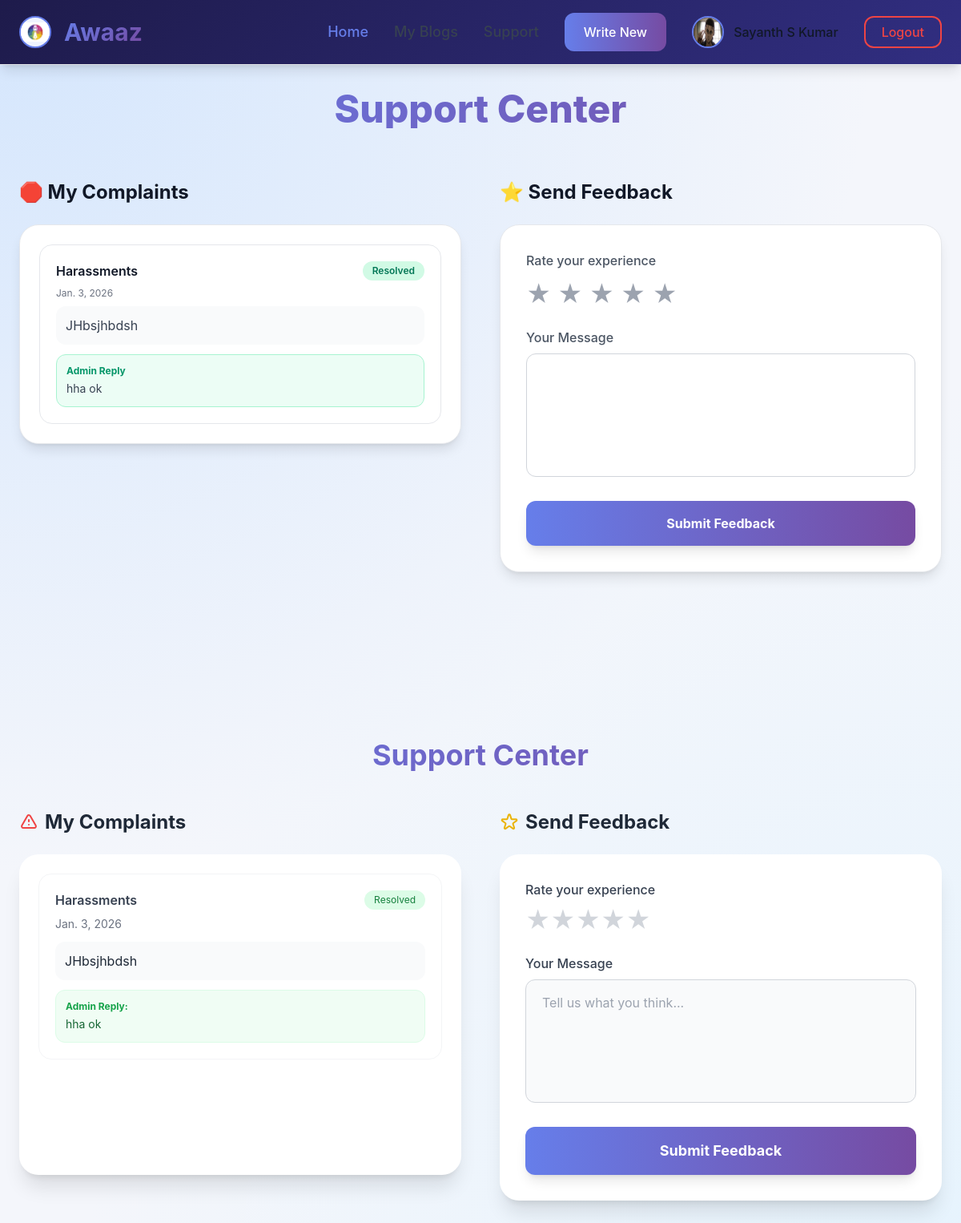
Page /support (signed in) on the committed database.
### blogapp/models.py (models this page shows)
class UserModel(models.Model):
    LOGINID = models.ForeignKey(LoginModel, on_delete=models.CASCADE, null=True, blank=True)
    Name = models.CharField(max_length=100, null=True, blank=True)
    email = models.CharField(max_length=100, null=True, blank=True)
    Phone = models.BigIntegerField(null=True, blank=True)
    Address = models.TextField(null=True, blank=True)
    profile = models.FileField(upload_to='profileimage/', null=True, blank=True)
    joined_at = models.DateField(auto_now_add=True, null=True, blank=True)

class ComplaintModel(models.Model):
    USERID = models.ForeignKey(UserModel, on_delete=models.CASCADE, null=True, blank=True)
    BLOGID = models.ForeignKey(BlogModel, on_delete=models.CASCADE, null=True, blank=True)
    Subject = models.CharField(max_length=100, null=True, blank=True)
    Complaint = models.TextField(null=True, blank=True)
    Reply = models.TextField(null=True, blank=True)
    created_at = models.DateField(auto_now_add=True)
    updated_at = models.DateField(auto_now_add=True)

### blogapp/views.py (the view, shortened to what this page needs)
# urls.py: path('support', UserSupportView.as_view(), name='user_support'),
class UserSupportView(View):
    def get(self, request):
        user_id = request.session.get('user_id')
        user = UserModel.objects.filter(LOGINID__id=user_id).first()
        complaints = ComplaintModel.objects.filter(USERID=user).order_by('-created_at')
        return render(request, 'user/support.html', {'c': user, 'complaints': complaints})

### templates/user/support.html (shortened to what this page needs)
{% load static %}
<!DOCTYPE html>
<html lang="en" class="h-full">
<head>
  <script src="https://cdn.tailwindcss.com"></script>
</head>
<body class="h-full text-gray-900 select-none">
<nav class="fixed top-0 left-0 right-0 z-50">
  <div class="max-w-7xl mx-auto px-6 py-4 flex items-center justify-between">
    <div class="flex items-center space-x-4">
      <span class="text-3xl font-bold gradient-text">Awaaz</span>
    </div>
    <div class="flex items-center space-x-6">
      <a href="/userhome" class="px-4 py-2 rounded-lg font-medium text-gray-700 hover:bg-gray-100">
        Home
      </a>
      <a href="/my-blogs" class="px-4 py-2 rounded-lg font-medium text-gray-700 hover:bg-gray-100">
        My Blogs
      </a>
      <a href="/support" class="px-4 py-2 rounded-lg font-medium text-[#667eea]">
        Support
      </a>
      <a href="/addblog"
         class="px-6 py-2 rounded-lg font-medium text-white
                bg-gradient-to-r from-[#667eea] to-[#764ba2]
                hover:opacity-90 transition">
        Write New
      </a>
      <div class="flex items-center space-x-3">
          {% if c.profile %}
          <span class="font-medium">{{c.Name}}</span>
          {% else %}
          <img src="" alt="User" class="w-10 h-10 rounded-full border-2 border-[#667eea]">
          <span class="font-medium">{{c.Name}}</span>
          {% endif %}
        </div>
      <a href="/logout"
         class="px-5 py-2 rounded-lg font-medium border-2 border-red-500
                text-red-500 hover:bg-red-50 transition">
        Logout
      </a>
    </div>
  </div>
</nav>
<main class="pt-28 px-6 pb-20 max-w-7xl mx-auto">
  <h1 class="text-5xl font-extrabold gradient-text text-center mb-16 fade-in">
    Support Center
  </h1>
  <div class="grid grid-cols-1 lg:grid-cols-2 gap-12">
    <div class="fade-in">
      <h2 class="text-2xl font-bold mb-6">
        🛑 My Complaints
      </h2>
      <div class="bg-white rounded-3xl border border-gray-200 shadow-lg
                  p-6 max-h-[600px] overflow-y-auto space-y-4">
        {% if complaints %}
          {% for c in complaints %}
          <div class="border border-gray-200 rounded-2xl p-5 hover:bg-gray-50 transition">
            <div class="flex justify-between items-start mb-2">
              <span class="font-semibold">{{ c.Subject }}</span>
              {% if c.Reply %}
              <span class="px-3 py-1 text-xs rounded-full bg-emerald-100 text-emerald-700 font-semibold">
                Resolved
              </span>
              {% else %}
              <span class="px-3 py-1 text-xs rounded-full bg-yellow-100 text-yellow-700 font-semibold">
                Pending
              </span>
              {% endif %}
            </div>
            <p class="text-xs text-gray-500 mb-2">{{ c.created_at }}</p>
            <p class="bg-gray-50 p-3 rounded-xl text-gray-700 mb-3">
              {{ c.Complaint }}
            </p>
            {% if c.Reply %}
            <div class="bg-emerald-50 border border-emerald-200 p-3 rounded-xl">
              <p class="text-xs text-emerald-600 font-bold mb-1">Admin Reply</p>
              <p class="text-sm text-gray-700">{{ c.Reply }}</p>
            </div>
            {% endif %}
          </div>
          {% endfor %}
        {% else %}
          <div class="flex flex-col items-center justify-center h-64 text-gray-400">
            <p>No complaints filed yet.</p>
          </div>
        {% endif %}
      </div>
    </div>
    <div class="fade-in">
      <h2 class="text-2xl font-bold mb-6">
        ⭐ Send Feedback
      </h2>
      <div class="bg-white rounded-3xl border border-gray-200 shadow-lg p-8">
        <form action="/support" method="POST">
          <div class="mb-6">
            <label class="block mb-3 font-medium text-gray-600">
              Rate your experience
            </label>
            <div class="flex space-x-2 text-3xl">
              {% for i in "54321" %}
              <label class="cursor-pointer text-gray-400 hover:text-yellow-400">
                <span class="peer-checked:text-yellow-400">★</span>
              </label>
              {% endfor %}
            </div>
          </div>
          <div class="mb-6">
            <label class="block mb-2 font-medium text-gray-600">
              Your Message
            </label>
            <textarea name="feedback" rows="5" required
              placeholder="Tell us what you think…"
              class="w-full px-5 py-4 rounded-xl bg-white border border-gray-300
                     text-gray-800 placeholder-gray-400 resize-none
                     focus:outline-none focus:ring-2 focus:ring-indigo-400">
            </textarea>
          </div>
          <button type="submit"
            class="w-full py-4 rounded-xl font-bold text-white
                   bg-gradient-to-r from-[#667eea] to-[#764ba2]
                   hover:opacity-90 transition shadow-lg">
            Submit Feedback
          </button>
        </form>
      </div>
    </div>
  </div>
</main>
</body>
</html>
{% load static %}
<html lang="en" class="h-full">
<head>
    <script src="https://cdn.tailwindcss.com"></script>
</head>
<body class="h-full bg-gray-50 text-gray-900 font-sans">
    <nav class="fixed top-0 left-0 right-0 z-50 bg-white/90 backdrop-blur-xl shadow-lg">
    <div class="max-w-7xl mx-auto px-6 py-4 flex items-center justify-between">
      <div class="flex items-center space-x-4">
        <img src="{% static 'images/logo.jpeg' %}" alt="Awaaz Logo" class="logo-img" />
        <span class="text-3xl font-bold gradient-text">Awaaz</span> </div>
      <div class="flex items-center space-x-8">
        <a href="/userhome" class="text-lg font-medium text-[#667eea]">Home</a>
        <a href="/my-blogs" class="text-lg font-medium text-gray-700 hover:text-[#667eea]">My Blogs</a>
        <a href="/support" class="text-lg font-medium text-gray-700 hover:text-[#667eea]">Support</a>
        <a href="/addblog"
          class="px-6 py-3 bg-gradient-to-r from-[#667eea] to-[#764ba2] text-white rounded-xl font-medium hover:opacity-90 transition-all">
          Write New
        </a>
        <div class="relative group inline-block">
  <div class="flex items-center space-x-3 cursor-pointer">
    {% if c.profile %}
      <img src="{{ c.profile.url }}" alt="User"
           class="w-10 h-10 rounded-full border-2 border-[#667eea]">
    {% else %}
      <img src="https://via.placeholder.com/40" alt="User"
           class="w-10 h-10 rounded-full border-2 border-[#667eea]">
    {% endif %}
    <span class="font-medium">{{ c.Name }}</span>
  </div>
    </div>
        <button onclick="return confirm('Are you confirm to Logout')"><a href="/logout"
          class="px-5 py-2 border-2 border-red-500 text-red-500 rounded-xl font-medium hover:bg-red-50 transition-all">
          Logout
        </a></button>
      </div>
    </div>
  </nav>
    <main class="pt-32 px-6 pb-20 max-w-7xl mx-auto">
        <h1 class="text-4xl font-bold mb-12 gradient-text text-center">Support Center</h1>
        <div class="grid grid-cols-1 lg:grid-cols-2 gap-12">
            <div class="space-y-6 fade-in" style="animation-delay: 0.1s;">
                <h2 class="text-2xl font-bold text-gray-800 flex items-center">
                    <svg class="w-6 h-6 mr-2 text-red-500" fill="none" stroke="currentColor" viewBox="0 0 24 24">
                        <path stroke-linecap="round" stroke-linejoin="round" stroke-width="2"
                            d="M12 9v2m0 4h.01m-6.938 4h13.856c1.54 0 2.502-1.667 1.732-3L13.732 4c-.77-1.333-2.694-1.333-3.464 0L3.34 16c-.77 1.333.192 3 1.732 3z">
                        </path>
                    </svg>
                    My Complaints
                </h2>
                <div class="bg-white rounded-3xl shadow-xl p-6 min-h-[400px] overflow-y-auto max-h-[600px] space-y-4">
                    {% if complaints %}
                    {% for c in complaints %}
                    <div class="border border-gray-100 rounded-2xl p-5 hover:shadow-md transition-shadow">
                        <div class="flex justify-between items-start mb-2">
                            <span class="font-semibold text-gray-700">{{ c.Subject }}</span>
                            {% if c.Reply %}
                            <span class="px-3 py-1 bg-green-100 text-green-700 text-xs rounded-full">Resolved</span>
                            {% else %}
                            <span class="px-3 py-1 bg-yellow-100 text-yellow-700 text-xs rounded-full">Pending</span>
                            {% endif %}
                        </div>
                        <p class="text-gray-500 text-sm mb-3">{{ c.created_at }}</p>
                        <p class="text-gray-800 mb-3 bg-gray-50 p-3 rounded-xl">{{ c.Complaint }}</p>
                        {% if c.Reply %}
                        <div class="bg-green-50 border border-green-100 p-3 rounded-xl">
                            <p class="text-xs text-green-600 font-bold mb-1">Admin Reply:</p>
                            <p class="text-green-800 text-sm">{{ c.Reply }}</p>
                        </div>
                        {% endif %}
                    </div>
                    {% endfor %}
                    {% endif %}
                </div>
            </div>
            <div class="space-y-6 fade-in" style="animation-delay: 0.2s;">
                <h2 class="text-2xl font-bold text-gray-800 flex items-center">
                    Send Feedback
                </h2>
                <div class="bg-white rounded-3xl shadow-xl p-8">
                    <form action="/support" method="POST">
                        <div class="mb-6">
                            <label class="block text-gray-700 font-medium mb-2">Rate your experience</label>
                            <div class="flex space-x-4">
                                <div class="rating-group flex flex-row-reverse justify-end">
                                    <label for="rat5"
                                        class="cursor-pointer text-gray-300 peer-checked/5:text-yellow-400 hover:text-yellow-400 text-3xl transition-colors">★</label>
                                    <label for="rat4"
                                        class="cursor-pointer text-gray-300 peer-checked/4:text-yellow-400 peer-hover/5:text-yellow-400 hover:text-yellow-400 text-3xl transition-colors">★</label>
                                    <label for="rat3"
                                        class="cursor-pointer text-gray-300 peer-checked/3:text-yellow-400 peer-hover/4:text-yellow-400 peer-hover/5:text-yellow-400 hover:text-yellow-400 text-3xl transition-colors">★</label>
                                    <label for="rat2"
                                        class="cursor-pointer text-gray-300 peer-checked/2:text-yellow-400 peer-hover/3:text-yellow-400 peer-hover/4:text-yellow-400 peer-hover/5:text-yellow-400 hover:text-yellow-400 text-3xl transition-colors">★</label>
                                    <label for="rat1"
                                        class="cursor-pointer text-gray-300 peer-checked/1:text-yellow-400 peer-hover/2:text-yellow-400 peer-hover/3:text-yellow-400 peer-hover/4:text-yellow-400 peer-hover/5:text-yellow-400 hover:text-yellow-400 text-3xl transition-colors">★</label>
                                </div>
                            </div>
                        </div>
                        <div class="mb-6">
                            <label class="block text-gray-700 font-medium mb-2">Your Message</label>
                            <textarea name="feedback" rows="5" placeholder="Tell us what you think..."
                                class="w-full px-5 py-4 rounded-xl border border-gray-300 bg-gray-50 focus:outline-none focus:border-[#667eea] transition-all resize-none"
                                required></textarea>
                        </div>
                        <button type="submit"
                            class="w-full py-4 bg-gradient-to-r from-[#667eea] to-[#764ba2] text-white rounded-xl font-bold text-lg hover:opacity-90 shadow-lg transition-all">
                            Submit Feedback
                        </button>
                    </form>
                </div>
            </div>
        </div>
    </main>
</body>
</html>

### templates/user/support.html (style rules this page uses)
body { box-sizing: border-box; font-family: 'Inter', system-ui, sans-serif; background: radial-gradient(circle at top left, rgba(191,219,254,0.6), transparent 55%), radial-gradient(circle at bottom right, rgba(224,242,254,0.7), transparent 55%), #f4f6fb; }
.fade-in { animation: fadeIn 0.6s ease-out forwards; }
.gradient-text { background: linear-gradient(135deg,#667eea,#764ba2); -webkit-background-clip: text; -webkit-text-fill-color: transparent; }
nav { background: linear-gradient(135deg, #1e1b4b, #312e81) !important; backdrop-filter: blur(12px); border-bottom: 1px solid #e5e7eb; box-shadow: 0 2px 10px rgba(0,0,0,0.05); }
.logo-img { width: 56px; height: 56px; object-fit: cover; border-radius: 50%; border: 1px solid #e5e7eb; background: #ffffff; transition: transform 0.2s ease; }
.gradient-text { background: linear-gradient(135deg, #667eea 0%, #764ba2 100%); -webkit-background-clip: text; -webkit-text-fill-color: transparent; }
.fade-in { animation: fadeIn 0.5s ease-out forwards; }
.logo-img { width: 40px; height: 40px; object-fit: contain; border-radius: 50%; background-color: #f0f4ff; border: 2px solid #667eea; animation: float 3s ease-in-out infinite; }

### rows in the picture
UserModel: Name "Sayanth S Kumar", profile (picture)
ComplaintModel: Subject "Harassments", shows "Resolved", created_at "Jan. 3, 2026", Complaint "JHbsjhbdsh", Reply "hha ok"
